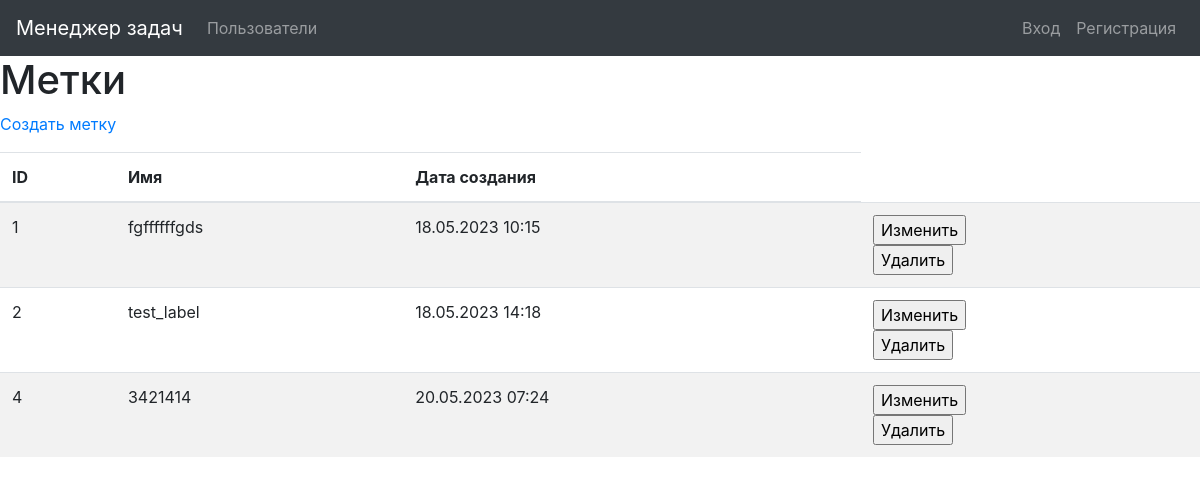
/labels/, run on an earlier commit of the app's database.
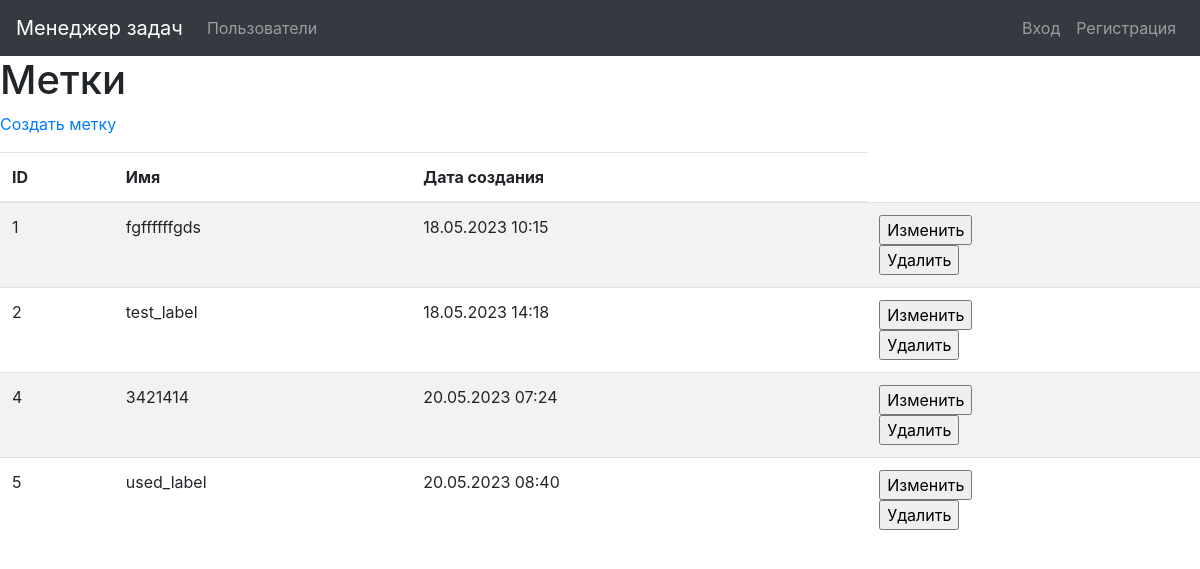
And on a later commit of the database.
### task_manager/labels/models.py (models this page shows, shortened)
class Label(models.Model):
    name = models.CharField(_('Name'), max_length=100, unique=True)
    created_at = models.DateTimeField(default=timezone.now)

### task_manager/labels/views.py (the view)
# urls.py: path('', views.LabelsListView.as_view(),
class LabelsListView(ListView):
    model = Label
    template_name = 'label/label_list.html'
    context_object_name = 'labels'

### task_manager/templates/label/label_list.html (shortened to what this page needs)
{% extends "base.html" %}
{% block content %}
{% load i18n %}
<h1>{% translate "Labels" %}</h1>
<p><a href="{% url 'label_create' %}">{% translate "Create label" %}</a></p>
<div class="table-responsive">
  <table class="table table-striped">
    <thead>
      <tr>
        <th>{% translate "ID" %}</th>
        <th>{% translate "Name" %}</th>
        <th>{% translate "Creation date" %}</th>
      </tr>
    </thead>
    <tbody>
    {% for label in labels %}
      <tr>
        <td>{{ label.id }}</td>
        <td>{{ label.name }}</td>
        <td>{{ label.created_at|date:"d.m.Y H:i" }}</td>
        <td>
          <form action="{% url 'label_update' pk=label.id %}" method="get">
          <input type="submit" value="Изменить">
          </form>
          <form action="{% url 'label_delete' pk=label.id %}" method="get">
          <input type="submit" value="Удалить">
          </form>
        </td>
      </tr>
      {% endfor %}
      </tbody>
</table>
  </div>
{% endblock %}

What changed in the data, as far as the page shows it:
added Label: id "5", name "used_label", created_at "20.05.2023 08:40"
